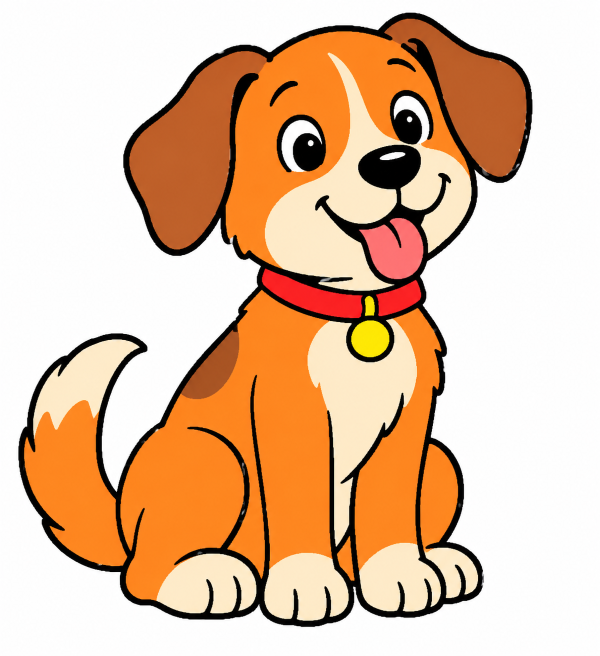
#> input picture assets/dog-reference.png, 1199 x 1312 px (shown at 1/2 size)
$ python audit_ink_topology.py
#> lines starting #> are read from the running program, lines starting #| are printed output that depends on the picture; after the words box and inside, x2 and y2 are one past the last pixel; in counts of white or black regions, pixels touching at a corner belong together
### trace_reference.py
"""Fast reference-image tracing for DrawBuddy.

Usage: python trace_reference.py assets/dog-reference.png
Requires: opencv-python and numpy.
Uses connected color regions for interior boundaries; no guessed connectors or fill guarantee.
"""
import argparse
import json
from pathlib import Path

import cv2
import numpy as np


class PaintCanvasMapper:
    """Fit all traced paths into a safe region below the Paint ribbon."""

    def __init__(self, left=310, top=155, right=850, bottom=540):
        self.left, self.top, self.right, self.bottom = left, top, right, bottom

    # [11 lines left out: function map, not called in this run]


class InkMask:
    """Select dark pixels only; never alter the reference topology."""

    def __init__(self, threshold=95):
        self.threshold = threshold

    def from_image(self, filename):
        image = cv2.imread(str(filename), cv2.IMREAD_COLOR)
        if image is None:
            raise FileNotFoundError(f"Cannot read reference: {filename}")
        return (np.max(image, axis=2) < self.threshold).astype(np.uint8)


class ColorRegionSegmenter:
    """Segment broad color regions before deriving their shared boundaries.

    Small regions and near-identical neighboring colors are ignored to avoid
    turning shading into extra contour lines. No endpoint guessing is used.
    """

    # [63 lines left out: functions __init__, extract, not called in this run]


class ColorPathOverlapFilter:
    """Reject color contours that duplicate the original black linework."""

    # [27 lines left out: functions __init__, filter, not called in this run]


class ReferenceRegionMap:
    """Create a source-derived, recolored region map without semantic labels.

    The output retains original RGB values separately from artificial region IDs.
    This is analysis metadata, not yet Paint fill instructions.
    """

    def __init__(self, colors=10, min_area=180):
        self.colors = colors
        self.min_area = min_area

    # [76 lines left out: function extract, not called in this run]


class SolidInkContourExtractor:
    """Find isolated, broad ink components that can safely be bucket-filled.

    Uses source pixels and geometry, not object labels. Connected thick
    outlines and regions with internal holes are intentionally excluded.
    """

    # [42 lines left out: functions __init__, extract, not called in this run]


class ZhangSuenThinner:
    """Reduce thick ink to one-pixel centerlines without extra dependencies."""

    def thin(self, mask):
        image = (mask > 0).astype(np.uint8)
        for _ in range(500):
            changed = False
            for phase in (0, 1):
                p = np.pad(image, 1)
                n = [p[:-2, 1:-1], p[:-2, 2:], p[1:-1, 2:],
                     p[2:, 2:], p[2:, 1:-1], p[2:, :-2],
                     p[1:-1, :-2], p[:-2, :-2]]
                count = sum(n)
                transitions = sum(((n[k] == 0) & (n[(k + 1) % 8] == 1))
                                  for k in range(8))
                if phase == 0:
                    a = n[0] * n[2] * n[4]
                    b = n[2] * n[4] * n[6]
                else:
                    a = n[0] * n[2] * n[6]
                    b = n[0] * n[4] * n[6]
                delete = ((image == 1) & (count >= 2) & (count <= 6) &
                          (transitions == 1) & (a == 0) & (b == 0))
                if np.any(delete):
                    image[delete] = 0
                    changed = True
            if not changed:
                break
        return image


class SkeletonPathTracer:
    """Trace each undirected pixel edge once, preserving branches and loops."""

    NEIGHBORS = [(-1, -1), (-1, 0), (-1, 1), (0, -1),
                 (0, 1), (1, -1), (1, 0), (1, 1)]

    def __init__(self, min_length=2, simplify=0.65):
        self.min_length = min_length
        self.simplify = simplify

    # [55 lines left out: function trace, not called in this run]


class ReferenceTracingPipeline:
    """Trace existing line centers directly to a Paint drawing definition."""

    # [318 lines left out: functions __init__, _point_inside, _paint_fill_steps, run, raster_drawing, vector_painter and 1 more, not called in this run]


# [2 lines that do not run on import are left out]

### audit_ink_topology.py
"""Read-only topology audit of source ink and its thinned skeleton.

Uses dual connectivity (8-connected ink, 4-connected background) to count
components and holes. Endpoint/junction counts are diagnostic estimates.
No drawing or Paint changes.
"""
import argparse
import json
from pathlib import Path
import cv2
import numpy as np
from trace_reference import InkMask, ZhangSuenThinner


class InkTopologyAudit:
    @staticmethod
    def topology(mask):
        binary = (mask > 0).astype(np.uint8)
        components, _, stats, _ = cv2.connectedComponentsWithStats(binary, connectivity=8)
        # Pad so the outside background is unambiguously one component.
        padded = np.pad(1 - binary, 1, constant_values=1)
        background_count, _, _, _ = cv2.connectedComponentsWithStats(
            padded, connectivity=4)
        return {
            "components": int(components - 1),
            "holes": int(background_count - 2),
            "euler_characteristic": int(components - background_count + 1),
            "isolated_components_under_12_pixels": int(sum(
                stats[i, cv2.CC_STAT_AREA] < 12 for i in range(1, components)))
        }

    @staticmethod
    def skeleton_nodes(mask):
        binary = (mask > 0).astype(np.uint8)
        padded = np.pad(binary, 1)
        neighbors = [padded[:-2, 1:-1], padded[:-2, 2:], padded[1:-1, 2:],
                     padded[2:, 2:], padded[2:, 1:-1], padded[2:, :-2],
                     padded[1:-1, :-2], padded[:-2, :-2]]
        # Count transitions around each pixel rather than raw 8-neighbor
        # degree, which overcounts branches near diagonal contacts.
        transitions = np.zeros_like(binary, dtype=np.uint8)
        for k in range(8):
            transitions += ((neighbors[k] == 0) &
                            (neighbors[(k+1) % 8] == 1)).astype(np.uint8)
        endpoint = (binary > 0) & (transitions == 1)
        junction = (binary > 0) & (transitions >= 3)
        isolated = (binary > 0) & (sum(neighbors) == 0)
        return endpoint, junction, isolated

    def run(self, reference_path, output_path, report_path, threshold=95):
        mask = InkMask(threshold).from_image(reference_path) > 0
        skeleton = ZhangSuenThinner().thin(mask.astype(np.uint8)) > 0
        source_topology = self.topology(mask)
        skeleton_topology = self.topology(skeleton)
        ends, junctions, isolated = self.skeleton_nodes(skeleton)
        report = {
            "threshold": threshold,
            "source_ink": source_topology,
            "skeleton": skeleton_topology,
            "delta": {
                key: skeleton_topology[key] - source_topology[key]
                for key in ("components", "holes", "euler_characteristic")
            },
            "skeleton_node_estimates": {
                "endpoints": int(ends.sum()),
                "junction_pixels": int(junctions.sum()),
                "isolated_pixels": int(isolated.sum())
            },
            "interpretation": (
                "Nonzero component/hole deltas flag possible thinning topology changes. "
                "Zero deltas do not prove local geometry preservation. "
                "Junction pixels are not distinct junction clusters. "
                "Filled dark areas are deliberately reduced to centerlines."
            )
        }
        h, w = mask.shape
        left = np.full((h, w, 3), 255, dtype=np.uint8)
        left[mask] = (0, 0, 0)
        right = np.full((h, w, 3), 255, dtype=np.uint8)
        right[skeleton] = (0, 0, 0)
        # Mark topology-sensitive skeleton nodes for visual inspection.
        right[ends] = (0, 0, 255)
        right[junctions] = (255, 0, 0)
        right[isolated] = (0, 165, 255)
        combined = np.concatenate([left, right], axis=1)
        header = np.full((66, combined.shape[1], 3), 255, dtype=np.uint8)
        cv2.putText(header, "LEFT: thresholded ink | RIGHT: skeleton",
                    (5, 21), cv2.FONT_HERSHEY_SIMPLEX, 0.48, (0, 0, 0), 1)
        cv2.putText(header, "RED endpoints | BLUE junction pixels | ORANGE isolated",
                    (5, 45), cv2.FONT_HERSHEY_SIMPLEX, 0.43, (0, 0, 0), 1)
        output_path, report_path = Path(output_path), Path(report_path)
        output_path.parent.mkdir(parents=True, exist_ok=True)
        report_path.parent.mkdir(parents=True, exist_ok=True)
        if not cv2.imwrite(str(output_path), np.vstack([header, combined])):
            raise RuntimeError(f"Cannot write {output_path}")
        report_path.write_text(json.dumps(report, indent=2), encoding="utf-8")
        print(json.dumps(report, indent=2))
        print("Read-only topology audit; no Paint or drawing edits.")


def main():
    parser = argparse.ArgumentParser(description="Compare ink and skeleton topology")
    parser.add_argument("--reference", type=Path, default=Path("assets/dog-reference.png"))
    parser.add_argument("--output", type=Path, default=Path("output/ink-topology-diagnostic.png"))
    parser.add_argument("--report", type=Path, default=Path("output/ink-topology-report.json"))
    parser.add_argument("--threshold", type=int, default=95)
    parser.add_argument("--publish-diagnostic", action="store_true")
    args = parser.parse_args()
    if not 0 <= args.threshold <= 255:
        parser.error("--threshold must be between 0 and 255")
    InkTopologyAudit().run(args.reference, args.output, args.report, args.threshold)
#> in from_image, image is the input picture: shape (1312, 1199, 3); mean B, G, R 161.9, 191.1, 226.7
#> in from_image, `return (np.max(image, axis=2) < self.threshold).astype(np.uint8)`:
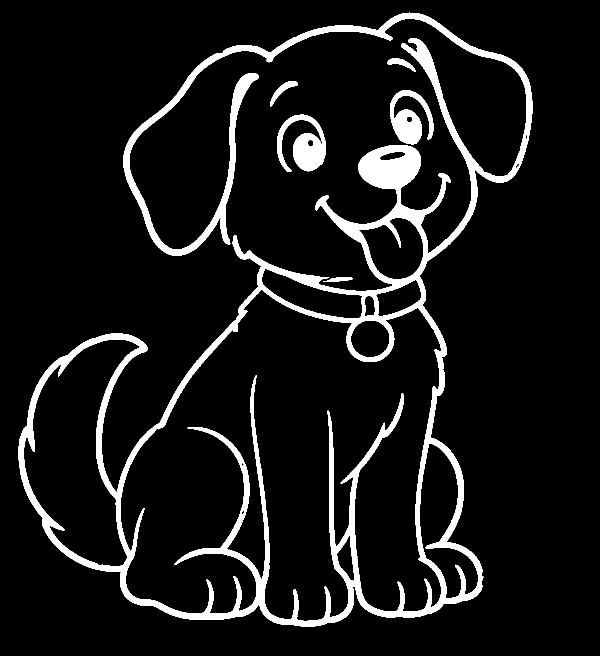
#> returned value: shape (1312, 1199) (shown at 1/2 size); values 0 (black) and 1 (white), 8.8% white; 6 white regions, box (x1, y1, x2, y2) and area: (37, 25, 1065, 1254) 125658, (554, 229, 652, 344) 5744, (780, 180, 867, 289) 4740, (540, 162, 595, 213) 751, (775, 117, 832, 144) 573, (646, 555, 705, 564) 326
#> after the loop in thin, `for _ in range(500):`:
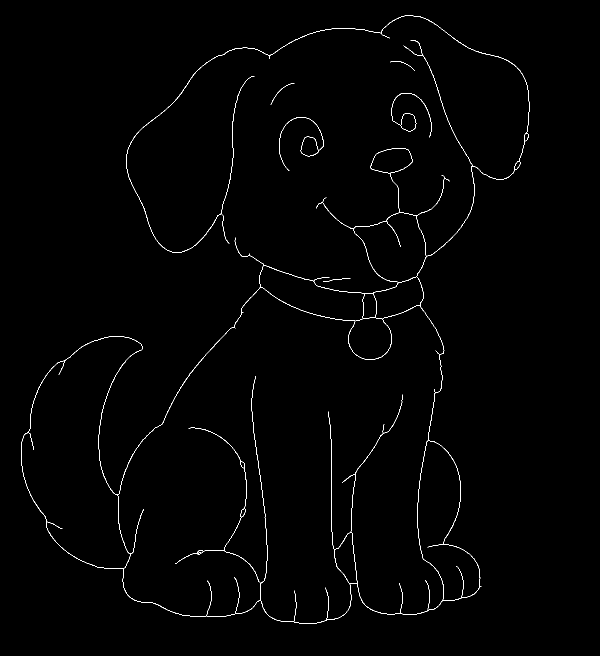
#> image: shape (1312, 1199) (shown at 1/2 size); values 0 (black) and 1 (white), 0.78% white in thin lines or dots, all inside (x1, y1, x2, y2) = (42, 31, 1059, 1248)
#> in topology, `components, _, stats, _ = cv2.connectedComponentsWithStats(binary, con..`: components = 7; stats = [[0, 0, 1199, 1312, 1435296], [37, 25, 1028, 1229, 125658], [775, 117, 57, 27, 573], [540, 162, 55, 51, 751], [780, 180, 87, 109, 4740], [554, 229, 98, 115, 5744], [646, 555, 59, 9, 326]]
#> in topology, `padded = np.pad(1 - binary, 1, constant_values=1)`: padded: shape (1314, 1201); values 0 (black) and 1 (white), 91.3% white; 6 black regions, box (x1, y1, x2, y2) and area: (38, 26, 1066, 1255) 125658, (555, 230, 653, 345) 5744, (781, 181, 868, 290) 4740, (541, 163, 596, 214) 751, (776, 118, 833, 145) 573, (647, 556, 706, 565) 326
#> in topology, `background_count, _, _, _ = cv2.connectedComponentsWithStats( padded, ..`: background_count = 21
#> in run, `source_topology = self.topology(mask)`: source_topology = {'components': 6, 'holes': 19, 'euler_characteristic': -13, 'isolated_components_under_12_pixels': 0}
#> in topology (call 2), `components, _, stats, _ = cv2.connectedComponentsWithStats(binary, con..`: stats = [[0, 0, 1199, 1312, 1560871], [42, 31, 1017, 1217, 11359], [780, 122, 49, 20, 54], [541, 167, 48, 43, 68], [783, 186, 80, 89, 322], [558, 234, 90, 108, 357], [646, 556, 55, 8, 57]]
#> in topology (call 2), `padded = np.pad(1 - binary, 1, constant_values=1)`:
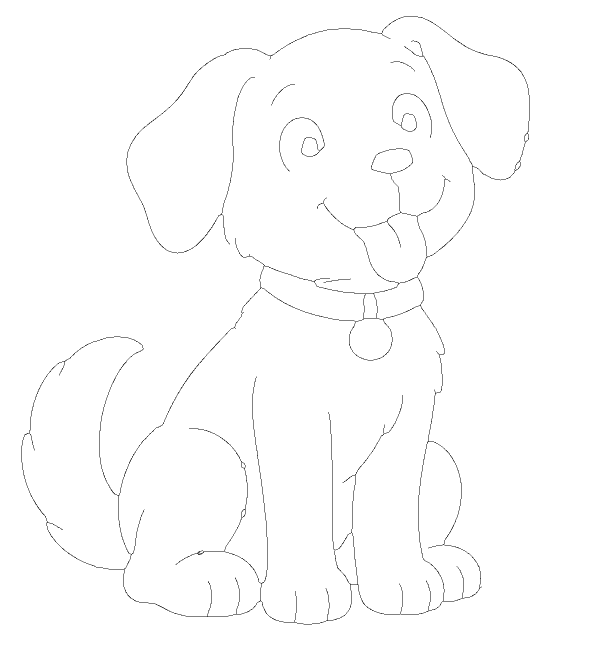
#> padded: shape (1314, 1201) (shown at 1/2 size); values 0 (black) and 1 (white), 99.2% white; black in thin lines or dots, all inside (x1, y1, x2, y2) = (43, 32, 1060, 1249)
#> in run, `skeleton_topology = self.topology(skeleton)`: skeleton_topology has the same summary as source_topology
#> after the loop in skeleton_nodes, `for k in range(8):`:
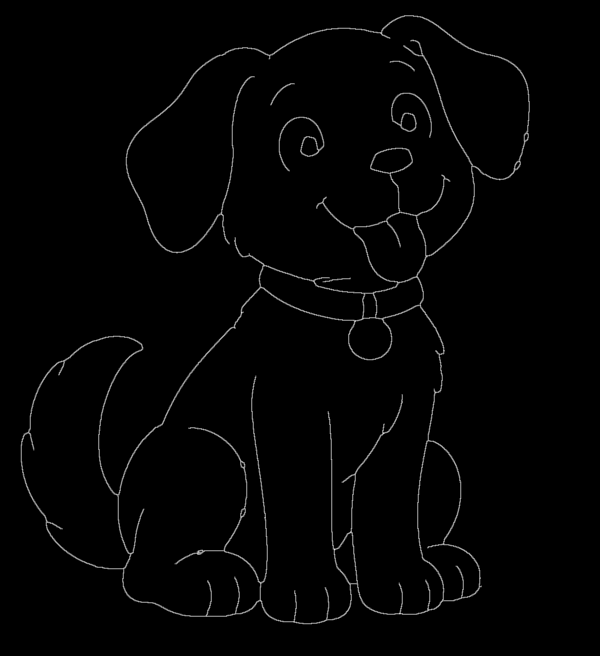
#> transitions: shape (1312, 1199) (shown at 1/2 size); min 0, max 3, mean 0.0377; drawn with min black and max white
#> in skeleton_nodes, `endpoint = (binary > 0) & (transitions == 1)`: endpoint: shape (1312, 1199) bool; 0% white in thin lines or dots, all inside (x1, y1, x2, y2) = (67, 76, 963, 1182)
#> in skeleton_nodes, `junction = (binary > 0) & (transitions >= 3)`: junction: shape (1312, 1199) bool; 0% white in thin lines or dots, all inside (x1, y1, x2, y2) = (57, 66, 1054, 1244)
#> in skeleton_nodes, `isolated = (binary > 0) & (sum(neighbors) == 0)`: isolated: shape (1312, 1199) bool; every value is 0
#> in run, `left = np.full((h, w, 3), 255, dtype=np.uint8)`: left: shape (1312, 1199, 3); every value is 255
#> in run, `left[mask] = (0, 0, 0)`:
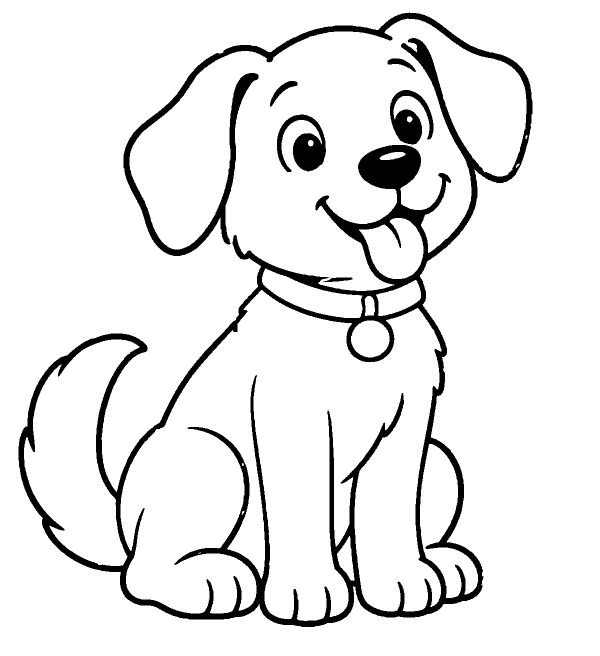
#> left: shape (1312, 1199, 3) (shown at 1/2 size); 91.2% white; 6 black regions, box (x1, y1, x2, y2) and area: (37, 25, 1065, 1254) 125658, (554, 229, 652, 344) 5744, (780, 180, 867, 289) 4740, (540, 162, 595, 213) 751, (775, 117, 832, 144) 573, (646, 555, 705, 564) 326
#> in run, `right[ends] = (0, 0, 255)`: right: shape (1312, 1199, 3); mean of channels 0, 1, 2 253, 253, 253
#> in run, `right[junctions] = (255, 0, 0)`: right: shape (1312, 1199, 3); mean of channels 0, 1, 2 253, 253, 253
#> in run, `combined = np.concatenate([left, right], axis=1)`:
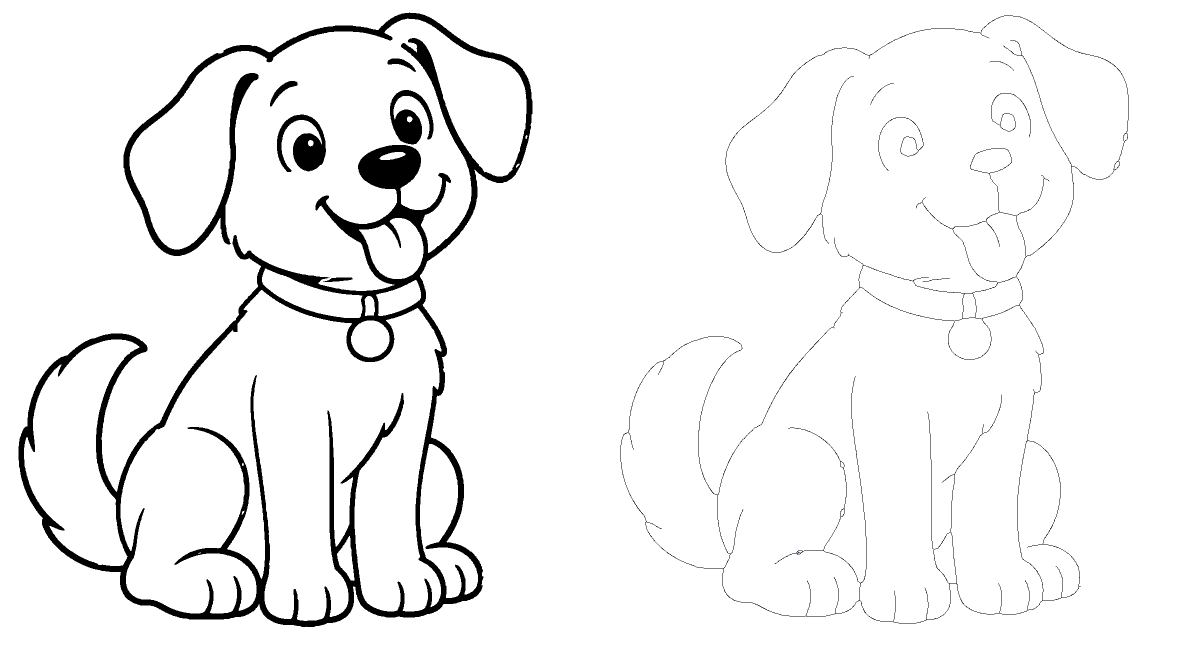
#> combined: shape (1312, 2398, 3) (shown at 1/2 size); mean of channels 0, 1, 2 242.8, 242.8, 242.8; drawn as B, G, R
#> in run, `if not cv2.imwrite(str(output_path), np.vstack([header, combined])):`:
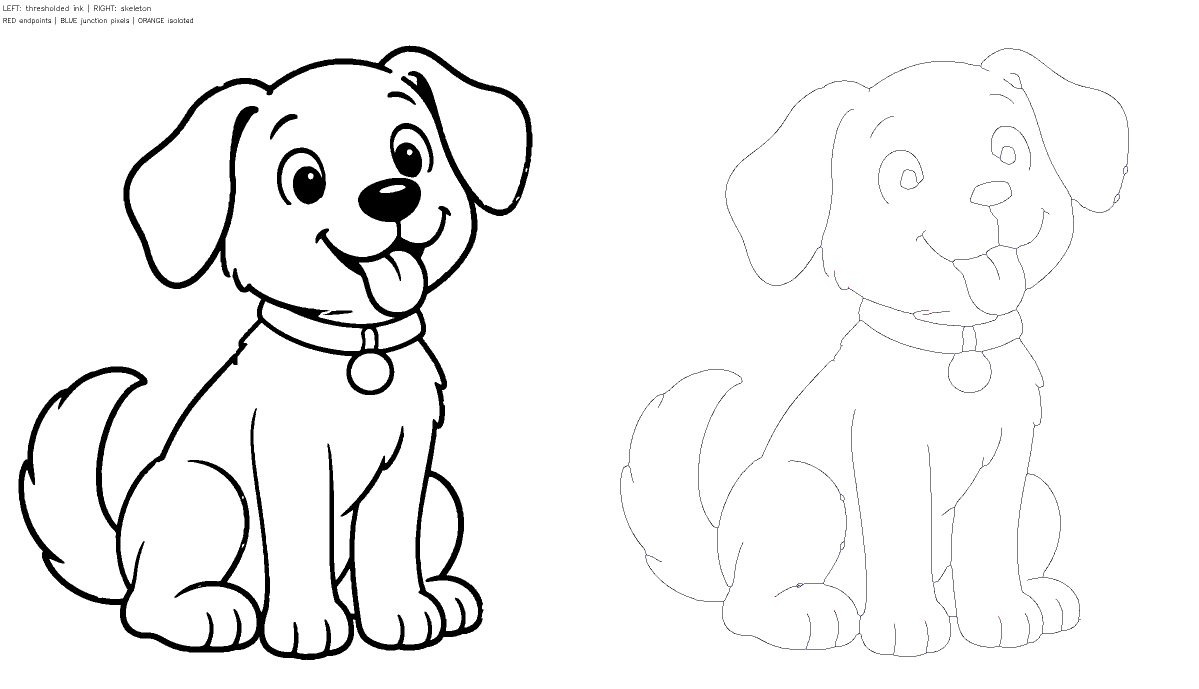
#> saved as ink-topology-diagnostic.png: shape (1378, 2398, 3) (shown at 1/2 size); mean B, G, R 243.3, 243.3, 243.3
#> (printed output is left out)
    if args.publish_diagnostic:
        from drawbuddy.result_publisher import ResultPublisher
        ResultPublisher(Path(__file__).resolve().parent).publish_file(args.output)


if __name__ == "__main__":
    main()

$ run again, with assets/house-reference.png copied over assets/dog-reference.png
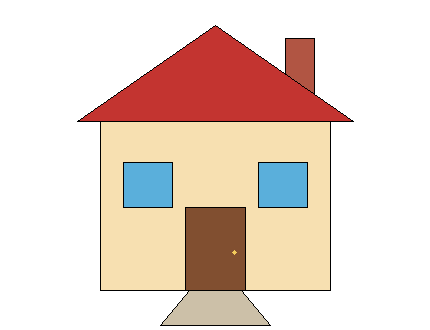
#> input picture assets/house-reference.png, 430 x 330 px
#> in from_image, image is the input picture: shape (330, 430, 3); mean B, G, R 205.2, 215.4, 233.4
#> in from_image, `return (np.max(image, axis=2) < self.threshold).astype(np.uint8)`:
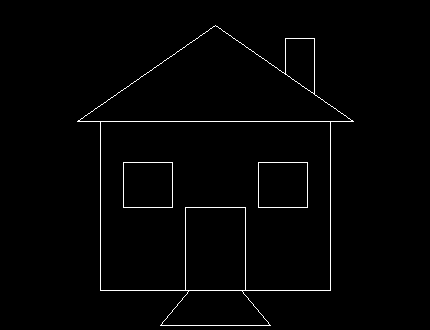
#> returned value: shape (330, 430); values 0 (black) and 1 (white), 1.4% white in thin lines or dots, all inside (x1, y1, x2, y2) = (77, 25, 354, 326)
#> components = 4; stats = [[0, 0, 430, 330, 139881], [77, 25, 277, 301, 1643], [123, 162, 50, 46, 188], [258, 162, 50, 46, 188]]
#> background_count = 9
#> source_topology = {'components': 3, 'holes': 7, 'euler_characteristic': -4, 'isolated_components_under_12_pixels': 0}
#> skeleton_topology has the same summary as source_topology
#> endpoint: shape (330, 430) bool; every value is 0
#> junction: shape (330, 430) bool; 0.01% white in thin lines or dots, all inside (x1, y1, x2, y2) = (100, 73, 331, 291)
#> in run, `if not cv2.imwrite(str(output_path), np.vstack([header, combined])):`:
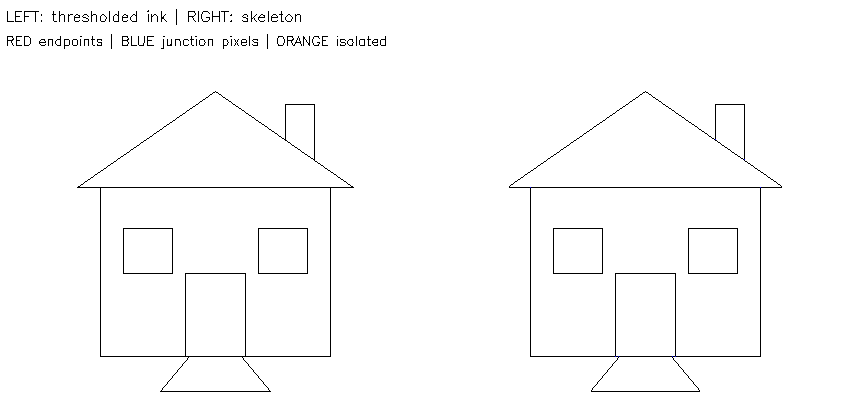
#> saved as ink-topology-diagnostic.png: shape (396, 860, 3); mean B, G, R 250.9, 250.9, 250.9
#> (printed output is left out)
